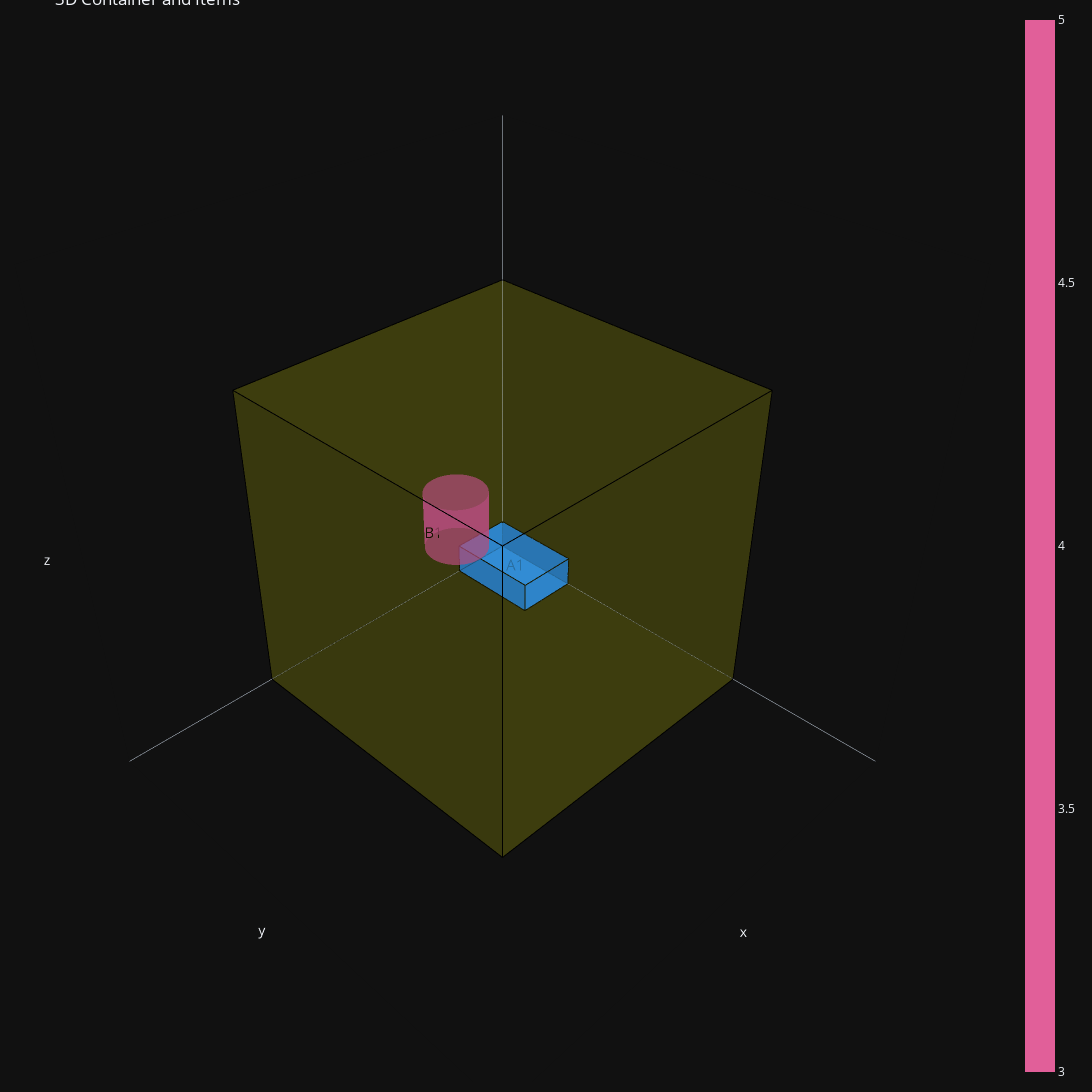

The cell this chart's notebook holds for it:
### Code cell


### Figure 1 — Plotly figure (JSON) as saved in the notebook; plotly's stock layout.template omitted (floating-point values rounded to 4 significant figures; data arrays with more than 128 entries replaced by an {"elided": "..."} marker saying what was removed)
{"data": [{"color": "yellow", "flatshading": true, "i": [1, 2, 5, 6, 1, 4, 3, 6, 1, 7, 0, 6], "j": [0, 3, 4, 7, 0, 5, 2, 7, 3, 5, 2, 4], "k": [2, 1, 6, 5, 4, 1, 6, 3, 7, 1, 6, 0], "opacity": 0.1, "type": "mesh3d", "x": [0, 10, 0, 10, 0, 10, 0, 10], "y": [0, 0, 10, 10, 0, 0, 10, 10], "z": [0, 0, 0, 0, 10, 10, 10, 10]}, {"line": {"color": "black", "width": 2}, "mode": "lines", "type": "scatter3d", "x": [0, 10], "y": [0, 0], "z": [0, 0]}, {"line": {"color": "black", "width": 2}, "mode": "lines", "type": "scatter3d", "x": [0, 0], "y": [0, 10], "z": [0, 0]}, {"line": {"color": "black", "width": 2}, "mode": "lines", "type": "scatter3d", "x": [0, 0], "y": [0, 0], "z": [0, 10]}, {"line": {"color": "black", "width": 2}, "mode": "lines", "type": "scatter3d", "x": [10, 10], "y": [0, 10], "z": [0, 0]}, {"line": {"color": "black", "width": 2}, "mode": "lines", "type": "scatter3d", "x": [10, 10], "y": [0, 0], "z": [0, 10]}, {"line": {"color": "black", "width": 2}, "mode": "lines", "type": "scatter3d", "x": [0, 10], "y": [10, 10], "z": [0, 0]}, {"line": {"color": "black", "width": 2}, "mode": "lines", "type": "scatter3d", "x": [0, 0], "y": [10, 10], "z": [0, 10]}, {"line": {"color": "black", "width": 2}, "mode": "lines", "type": "scatter3d", "x": [10, 10], "y": [10, 10], "z": [0, 10]}, {"line": {"color": "black", "width": 2}, "mode": "lines", "type": "scatter3d", "x": [0, 10], "y": [0, 0], "z": [10, 10]}, {"line": {"color": "black", "width": 2}, "mode": "lines", "type": "scatter3d", "x": [0, 0], "y": [0, 10], "z": [10, 10]}, {"line": {"color": "black", "width": 2}, "mode": "lines", "type": "scatter3d", "x": [10, 10], "y": [0, 10], "z": [10, 10]}, {"line": {"color": "black", "width": 2}, "mode": "lines", "type": "scatter3d", "x": [0, 10], "y": [10, 10], "z": [10, 10]}, {"color": "#2E91E5", "flatshading": true, "i": [1, 2, 5, 6, 1, 4, 3, 6, 1, 7, 0, 6], "j": [0, 3, 4, 7, 0, 5, 2, 7, 3, 5, 2, 4], "k": [2, 1, 6, 5, 4, 1, 6, 3, 7, 1, 6, 0], "opacity": 0.7, "type": "mesh3d", "x": [1, 3, 1, 3, 1, 3, 1, 3], "y": [1, 1, 4, 4, 1, 1, 4, 4], "z": [1, 1, 1, 1, 2, 2, 2, 2]}, {"line": {"color": "black", "width": 2}, "mode": "lines", "type": "scatter3d", "x": [1, 3], "y": [1, 1], "z": [1, 1]}, {"line": {"color": "black", "width": 2}, "mode": "lines", "type": "scatter3d", "x": [1, 1], "y": [1, 4], "z": [1, 1]}, {"line": {"color": "black", "width": 2}, "mode": "lines", "type": "scatter3d", "x": [1, 1], "y": [1, 1], "z": [1, 2]}, {"line": {"color": "black", "width": 2}, "mode": "lines", "type": "scatter3d", "x": [3, 3], "y": [1, 4], "z": [1, 1]}, {"line": {"color": "black", "width": 2}, "mode": "lines", "type": "scatter3d", "x": [3, 3], "y": [1, 1], "z": [1, 2]}, {"line": {"color": "black", "width": 2}, "mode": "lines", "type": "scatter3d", "x": [1, 3], "y": [4, 4], "z": [1, 1]}, {"line": {"color": "black", "width": 2}, "mode": "lines", "type": "scatter3d", "x": [1, 1], "y": [4, 4], "z": [1, 2]}, {"line": {"color": "black", "width": 2}, "mode": "lines", "type": "scatter3d", "x": [3, 3], "y": [4, 4], "z": [1, 2]}, {"line": {"color": "black", "width": 2}, "mode": "lines", "type": "scatter3d", "x": [1, 3], "y": [1, 1], "z": [2, 2]}, {"line": {"color": "black", "width": 2}, "mode": "lines", "type": "scatter3d", "x": [1, 1], "y": [1, 4], "z": [2, 2]}, {"line": {"color": "black", "width": 2}, "mode": "lines", "type": "scatter3d", "x": [3, 3], "y": [1, 4], "z": [2, 2]}, {"line": {"color": "black", "width": 2}, "mode": "lines", "type": "scatter3d", "x": [1, 3], "y": [4, 4], "z": [2, 2]}, {"mode": "text", "text": ["A1"], "textfont": {"color": "black", "size": 15}, "textposition": "middle center", "type": "scatter3d", "x": [2], "y": [2.5], "z": [1.5]}, {"colorscale": [[0, "#E15F99"], [1, "#E15F99"]], "opacity": 0.7, "type": "surface", "x": {"elided": "50x100 float values"}, "y": {"elided": "50x100 float values"}, "z": {"elided": "50x100 float values"}}, {"mode": "text", "text": ["B1"], "textfont": {"color": "black", "size": 15}, "textposition": "middle center", "type": "scatter3d", "x": [5], "y": [2], "z": [4]}], "layout": {"height": 1200, "margin": {"b": 10, "l": 10, "r": 20, "t": 10}, "scene": {"aspectmode": "cube", "camera": {"center": {"x": 0, "y": 0, "z": 0}, "eye": {"x": 1.25, "y": 1.25, "z": 1.25}, "up": {"x": 0, "y": 0, "z": 1}}, "xaxis": {"nticks": 12, "range": [0, 15], "showgrid": false, "showticklabels": false}, "yaxis": {"nticks": 12, "range": [0, 15], "showgrid": false, "showticklabels": false}, "zaxis": {"nticks": 12, "range": [0, 15], "showgrid": false, "showticklabels": false}}, "showlegend": false, "title": {"text": "3D Container and Items"}, "width": 1200}}
